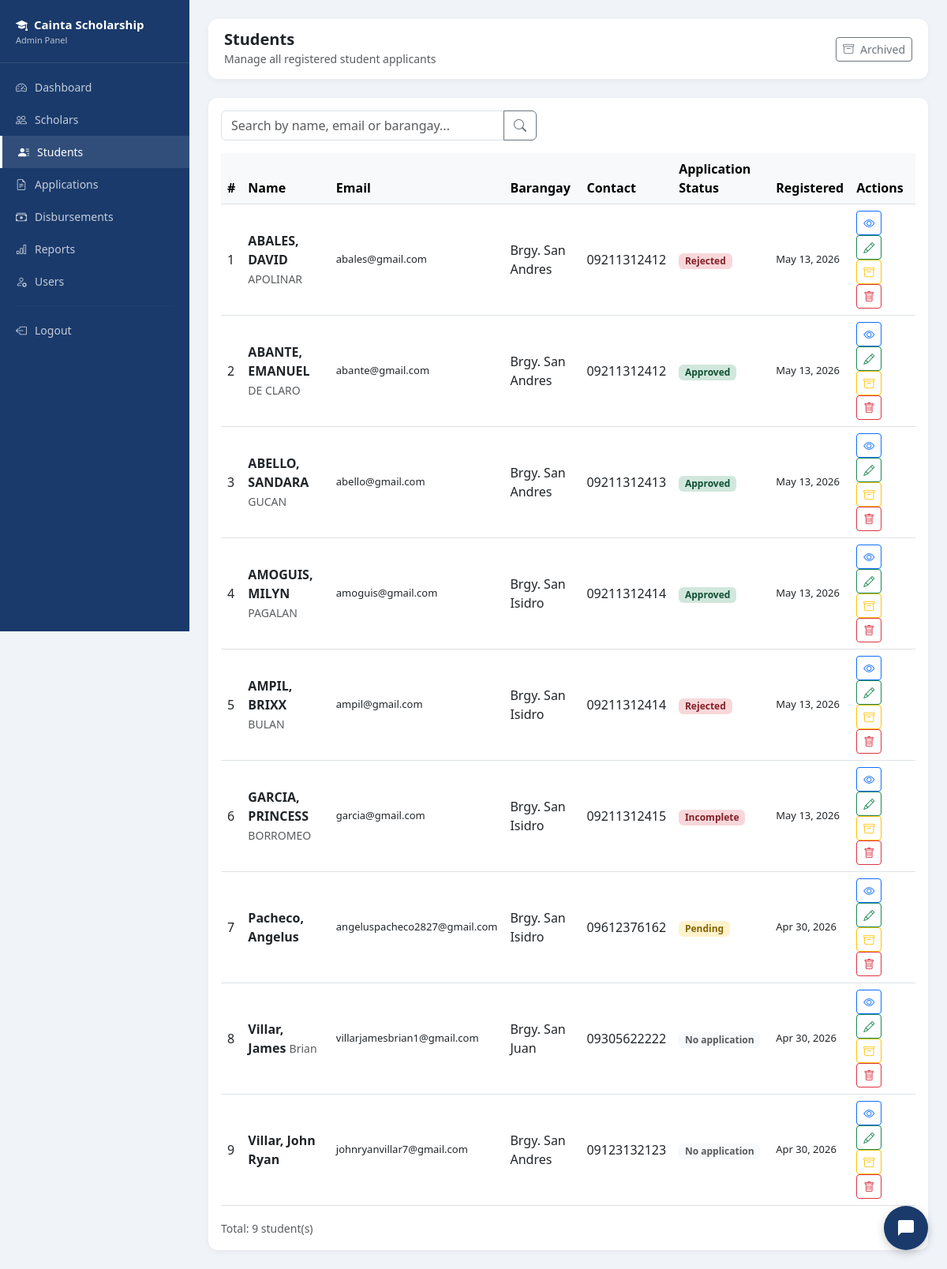
The app's page /admin/students.php (signed in) with its own data.
### tables this page shows
CREATE TABLE `students` (
  `student_id` int(11) NOT NULL,
  `first_name` varchar(50) NOT NULL,
  `last_name` varchar(50) NOT NULL,
  `middle_name` varchar(50) DEFAULT NULL,
  `email` varchar(100) NOT NULL,
  `password` varchar(255) NOT NULL,
  `contact_no` varchar(20) DEFAULT NULL,
  `address` text DEFAULT NULL,
  `barangay` varchar(100) DEFAULT NULL,
  `birthdate` date DEFAULT NULL,
  `gender` enum('Male','Female') DEFAULT NULL,
  `is_active` tinyint(4) DEFAULT 1,
  `created_at` timestamp NOT NULL DEFAULT current_timestamp(),
  `is_archived` tinyint(4) DEFAULT 0,
  `archived_at` timestamp NULL DEFAULT NULL,
  `archive_reason` varchar(255) DEFAULT NULL
);

### admin/students.php (the view, shortened to what this page needs)
<?php
require_once '../includes/db.php';
$search = $_GET['search'] ?? '';
if($search) {
    $stmt = $pdo->prepare("
        SELECT s.*,
        (SELECT status FROM applications WHERE scholar_id = s.student_id ORDER BY submitted_at DESC LIMIT 1) as app_status
        FROM students s
        WHERE s.is_archived=0 AND (s.first_name LIKE ? OR s.last_name LIKE ? OR s.email LIKE ? OR s.barangay LIKE ?)
        ORDER BY s.last_name ASC
    ");
    $stmt->execute(["%$search%", "%$search%", "%$search%", "%$search%"]);
} else {
    $stmt = $pdo->query("
        SELECT s.*,
        (SELECT status FROM applications WHERE scholar_id = s.student_id ORDER BY submitted_at DESC LIMIT 1) as app_status
        FROM students s
        WHERE s.is_archived=0
        ORDER BY s.last_name ASC
    ");
}
$students = $stmt->fetchAll();
?>
<!DOCTYPE html>
<html lang="en">
<head>
    <link href="https://cdn.jsdelivr.net/npm/bootstrap@5.3.0/dist/css/bootstrap.min.css" rel="stylesheet">
    <link href="https://cdn.jsdelivr.net/npm/bootstrap-icons@1.10.0/font/bootstrap-icons.css" rel="stylesheet">
</head>
<body>
<div class="sidebar" id="sidebar">
    <div class="sidebar-brand">
        <i class="bi bi-mortarboard-fill me-2"></i>Cainta Scholarship
        <small>Admin Panel</small>
    </div>
    <nav>
        <a href="dashboard.php" class="nav-link"><i class="bi bi-speedometer2"></i> Dashboard</a>
        <a href="scholars.php" class="nav-link"><i class="bi bi-people"></i> Scholars</a>
        <a href="students.php" class="nav-link active"><i class="bi bi-person-lines-fill"></i> Students</a>
        <a href="applications.php" class="nav-link"><i class="bi bi-file-earmark-text"></i> Applications</a>
        <a href="disbursements.php" class="nav-link"><i class="bi bi-cash-stack"></i> Disbursements</a>
        <a href="reports.php" class="nav-link"><i class="bi bi-bar-chart"></i> Reports</a>
        <a href="users.php" class="nav-link"><i class="bi bi-person-gear"></i> Users</a>
        <hr style="border-color: rgba(255,255,255,0.1); margin: 10px 20px;">
        <a href="../logout.php" class="nav-link"><i class="bi bi-box-arrow-left"></i> Logout</a>
    </nav>
</div>
<div class="main-content">
    <div class="topbar">
        <div>
            <h5 class="mb-0 fw-bold">Students</h5>
            <small class="text-muted">Manage all registered student applicants</small>
        </div>
        <div class="d-flex gap-2">
            <a href="archived_students.php" class="btn btn-outline-secondary btn-sm">
                <i class="bi bi-archive me-1"></i> Archived
            </a>
        </div>
    </div>
    <div class="card">
        <div class="card-body">
            <form method="GET" class="mb-3">
                <div class="input-group" style="max-width: 400px;">
                    <input type="text" name="search" class="form-control"
                            placeholder="Search by name, email or barangay..."
                            value="<?= htmlspecialchars($search) ?>">
                    <button class="btn btn-outline-secondary" type="submit">
                        <i class="bi bi-search"></i>
                    </button>
                </div>
            </form>
            <div class="table-responsive">
                <table class="table table-hover align-middle">
                    <thead class="table-light">
                        <tr>
                            <th>#</th>
                            <th>Name</th>
                            <th>Email</th>
                            <th>Barangay</th>
                            <th>Contact</th>
                            <th>Application Status</th>
                            <th>Registered</th>
                            <th>Actions</th>
                        </tr>
                    </thead>
                    <tbody>
                        <?php if(empty($students)): ?>
                        <tr>
                            <td colspan="8" class="text-center text-muted py-4">
                                <i class="bi bi-people fs-3 d-block mb-2"></i>
                                No students found.
                            </td>
                        </tr>
                        <?php else: ?>
                        <?php foreach($students as $i => $s): ?>
                        <tr>
                            <td><?= $i + 1 ?></td>
                            <td>
                                <strong><?= htmlspecialchars($s['last_name'] . ', ' . $s['first_name']) ?></strong>
                                <?php if($s['middle_name']): ?>
                                <small class="text-muted"><?= htmlspecialchars($s['middle_name']) ?></small>
                                <?php endif; ?>
                            </td>
                            <td style="font-size:13px;"><?= htmlspecialchars($s['email']) ?></td>
                            <td><?= htmlspecialchars($s['barangay']) ?></td>
                            <td><?= htmlspecialchars($s['contact_no']) ?></td>
                            <td>
                                <?php if($s['app_status']): ?>
                                <span class="badge badge-<?= $s['app_status'] ?>">
                                    <?= ucfirst(str_replace('_', ' ', $s['app_status'])) ?>
                                </span>
                                <?php else: ?>
                                <span class="badge bg-light text-muted">No application</span>
                                <?php endif; ?>
                            </td>
                            <td style="font-size:13px;"><?= date('M d, Y', strtotime($s['created_at'])) ?></td>
                            <td>
                                <button class="btn btn-sm btn-outline-primary"
                                    onclick="viewStudent(<?= htmlspecialchars(json_encode($s)) ?>)">
                                    <i class="bi bi-eye"></i>
                                </button>
                                <a href="edit_student.php?id=<?= $s['student_id'] ?>"
                                    class="btn btn-sm btn-outline-success">
                                    <i class="bi bi-pencil"></i>
                                </a>
                                <button class="btn btn-sm btn-outline-warning"
                                    onclick="archiveStudent(<?= $s['student_id'] ?>, '<?= htmlspecialchars($s['first_name'] . ' ' . $s['last_name']) ?>')">
                                    <i class="bi bi-archive"></i>
                                </button>
                                <a href="students.php?delete=<?= $s['student_id'] ?>"
                                    class="btn btn-sm btn-outline-danger"
                                    onclick="return confirm('Permanently delete this student?')">
                                    <i class="bi bi-trash"></i>
                                </a>
                            </td>
                        </tr>
                        <?php endforeach; ?>
                        <?php endif; ?>
                    </tbody>
                </table>
            </div>
            <small class="text-muted">Total: <?= count($students) ?> student(s)</small>
        </div>
    </div>
</div>
<?php include '../chatbot_widget.php'; ?>
</body>
</html>

### admin/students.php (style rules this page uses)
body { font-family: 'Segoe UI', sans-serif; background: #f0f4f8; }
.sidebar { width: 240px; min-height: 100vh; background: #1A3A6B; position: fixed; top: 0; left: 0; padding-top: 20px; z-index: 1050; transition: transform 0.3s ease; }
.sidebar-brand { color: white; font-size: 15px; font-weight: 600; padding: 0 20px 20px; border-bottom: 1px solid rgba(255,255,255,0.1); margin-bottom: 10px; }
.sidebar-brand small { display: block; font-size: 11px; opacity: 0.7; font-weight: 400; }
.nav-link { color: rgba(255,255,255,0.75); padding: 10px 20px; font-size: 14px; display: flex; align-items: center; gap: 10px; }
.nav-link:hover, .nav-link.active { color: white; background: rgba(255,255,255,0.1); border-left: 3px solid #fff; }
.main-content { margin-left: 240px; padding: 24px; }
.topbar { background: white; border-radius: 12px; padding: 14px 20px; margin-bottom: 24px; display: flex; justify-content: space-between; align-items: center; box-shadow: 0 2px 8px rgba(0,0,0,0.05); }
.card { border: none; border-radius: 12px; box-shadow: 0 2px 8px rgba(0,0,0,0.05); }
.badge-pending { background: #fff3cd; color: #856404; }
.badge-approved { background: #d1e7dd; color: #0f5132; }
.badge-rejected { background: #f8d7da; color: #842029; }
.badge-incomplete { background: #f8d7da; color: #842029; }
@media (min-width: 769px) { .sidebar { transform: translateX(0) !important; } }

### records on screen
students: last_name+first_name "ABALES, DAVID", middle_name "APOLINAR", email "abales@gmail.com", barangay "Brgy. San Andres", contact_no "09211312412", app_status "Rejected", created_at "May 13, 2026"
students: last_name+first_name "ABANTE, EMANUEL", middle_name "DE CLARO", email "abante@gmail.com", barangay "Brgy. San Andres", contact_no "09211312412", app_status "Approved", created_at "May 13, 2026"
students: last_name+first_name "ABELLO, SANDARA", middle_name "GUCAN", email "abello@gmail.com", barangay "Brgy. San Andres", contact_no "09211312413", app_status "Approved", created_at "May 13, 2026"
students: last_name+first_name "AMOGUIS, MILYN", middle_name "PAGALAN", email "amoguis@gmail.com", barangay "Brgy. San Isidro", contact_no "09211312414", app_status "Approved", created_at "May 13, 2026"
students: last_name+first_name "AMPIL, BRIXX", middle_name "BULAN", email "ampil@gmail.com", barangay "Brgy. San Isidro", contact_no "09211312414", app_status "Rejected", created_at "May 13, 2026"
students: last_name+first_name "GARCIA, PRINCESS", middle_name "BORROMEO", email "garcia@gmail.com", barangay "Brgy. San Isidro", contact_no "09211312415", app_status "Incomplete", created_at "May 13, 2026"
students: last_name+first_name "Pacheco, Angelus", email "angeluspacheco2827@gmail.com", barangay "Brgy. San Isidro", contact_no "09612376162", app_status "Pending", created_at "Apr 30, 2026"
students: last_name+first_name "Villar, James", middle_name "Brian", email "villarjamesbrian1@gmail.com", barangay "Brgy. San Juan", contact_no "09305622222", shows "No application", created_at "Apr 30, 2026"
students: last_name+first_name "Villar, John Ryan", email "johnryanvillar7@gmail.com", barangay "Brgy. San Andres", contact_no "09123132123", shows "No application", created_at "Apr 30, 2026"

### other values on screen
count($students) "9"
